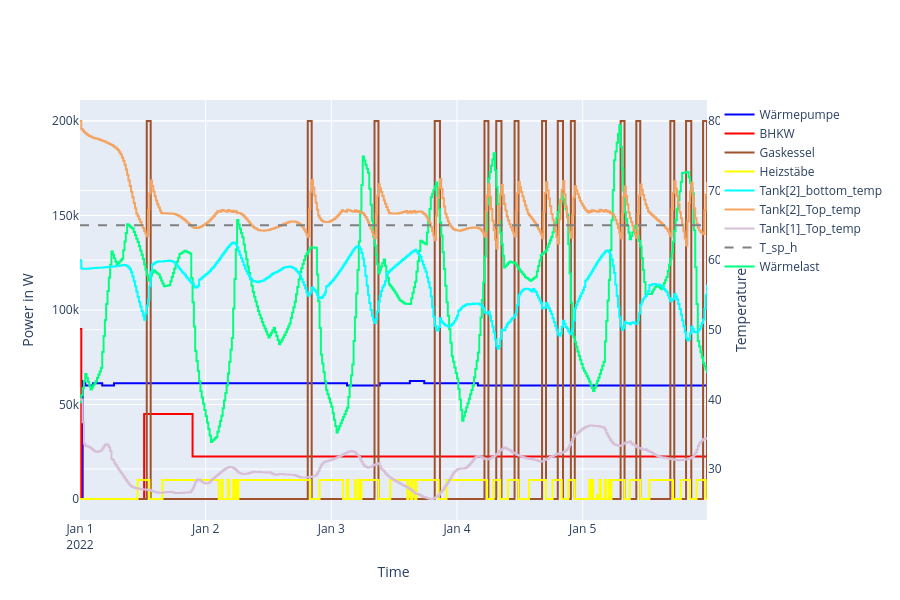

Write notebook code for a chart like this one.
### Code cell
fig = go.Figure()

# ----------------------------------------------------------------Power plots---------------------------------------------
fig.add_trace(go.Scatter(
    y=df['HP_Q_Supplied'],
    x = df.index,
    mode='lines',
    name='Wärmepumpe',
    line=dict(color='blue', shape="hv")
))

# Second plot (Boiler Simulation)
fig.add_trace(go.Scatter(
    y=df['CHP_P_th'],
    x = df.index,
    mode='lines',
    name='BHKW',
    line=dict(color='red', shape="hv"),
    # yaxis='y2'  # Associate it with a second subplot
))

fig.add_trace(go.Scatter(
    y=df['Boiler_P_th'],
    x = df.index,
    mode='lines',
    name='Gaskessel',
    line=dict(color='sienna', shape="hv"),
    # yaxis='y2'  # Associate it with a second subplot
))

fig.add_trace(go.Scatter(
    # y=df['Heating rods total'], # controller heating rod, might delete later
    y=df['HWT2_hr1_P_th'],
    x = df.index,
    mode='lines',
    name='Heizstäbe',
    line=dict(color='yellow', shape="hv"),
    # yaxis='y2'  # Associate it with a second subplot
))
#----------------------------------------------------------------Temp plots-----------------------------------------------------------


fig.add_trace(go.Scatter(
    y=df['HWT2_sensor0_T'],
    x = df.index,
    mode='lines',
    name='Tank[2]_bottom_temp',
    line=dict(color='cyan', shape="hv"),
    yaxis='y2'  
))

fig.add_trace(go.Scatter(
    y=df['HWT2_sensor2_T'],
    x = df.index,
    mode='lines',
    name='Tank[2]_Top_temp',
    line=dict(color='sandybrown', shape="hv"),
    yaxis='y2'  
))

fig.add_trace(go.Scatter(
    y=df['HWT1_sensor2_T'],
    x = df.index,
    mode='lines',
    name='Tank[1]_Top_temp',
    line=dict(color='thistle', shape="hv"),
    yaxis='y2'  
))

fig.add_trace(go.Scatter(
    x=[df.index.min(), df.index.max()],  
    y=[65, 65],  # Constant y-value
    mode="lines",
    name="T_sp_h",
    line=dict(color="grey", dash="dash"),
    yaxis="y2"  
))

#---------------------------------------------------------------Heat Demand in KW-----------------------------------------------------

fig.add_trace(go.Scatter(
    y=df['Heat Demand [KW]']*1000,
    x = df.index,
    mode='lines',
    name='Wärmelast',
    line=dict(color='springgreen', shape="hv"),
    yaxis='y1'  
))


# --------------------------------------------------------------Chp uptime plots -------------------------------------
# fig.add_trace(go.Scatter(
#     y=df['CHPSim-0.CHP_0-chp_uptime'],
#     x = df.index,
#     mode='lines',
#     name='chp uptime',
#     line=dict(color='cyan', shape="hv"),
#     yaxis='y3'  # Associate it with a second subplot
# ))

# fig.add_trace(go.Scatter(
#     y=df['CHPSim-0.CHP_0-chp_uptime'],
#     x = df.index,
#     mode='lines',
#     name='chp uptime from controller',
#     line=dict(color='lime', shape="hv"),
#     yaxis='y3'  # Associate it with a second subplot
# ))
#------------------------------------------------------------------------------------------------------

fig.update_layout(
    height=600,  # Total height of the figure
    showlegend=True,
    xaxis=dict(title='Time'),
    yaxis=dict(title='Power in W'),
    yaxis2=dict(
        title='Temperature',
        overlaying='y',  # Overlay y-axis for second subplot
        side='right',
        anchor='free',
        position=1
    ),
    yaxis3 = dict(title='uptime in minutes',
        overlaying='y',  # Overlay y-axis for second subplot
        side='right',
        anchor='free',
        position=1)
)

### Figure 1 — Plotly figure (JSON) as saved in the notebook; plotly's stock layout.template omitted (floating-point values rounded to 4 significant figures; data arrays with more than 128 entries replaced by an {"elided": "..."} marker saying what was removed)
{"data": [{"line": {"color": "blue", "shape": "hv"}, "mode": "lines", "name": "Wärmepumpe", "type": "scatter", "x": {"elided": "480 str values"}, "y": {"elided": "480 int values"}}, {"line": {"color": "red", "shape": "hv"}, "mode": "lines", "name": "BHKW", "type": "scatter", "x": {"elided": "480 str values"}, "y": {"elided": "480 int values"}}, {"line": {"color": "sienna", "shape": "hv"}, "mode": "lines", "name": "Gaskessel", "type": "scatter", "x": {"elided": "480 str values"}, "y": {"elided": "480 int values"}}, {"line": {"color": "yellow", "shape": "hv"}, "mode": "lines", "name": "Heizstäbe", "type": "scatter", "x": {"elided": "480 str values"}, "y": {"elided": "480 int values"}}, {"line": {"color": "cyan", "shape": "hv"}, "mode": "lines", "name": "Tank[2]_bottom_temp", "type": "scatter", "x": {"elided": "480 str values"}, "y": {"elided": "480 float values"}, "yaxis": "y2"}, {"line": {"color": "sandybrown", "shape": "hv"}, "mode": "lines", "name": "Tank[2]_Top_temp", "type": "scatter", "x": {"elided": "480 str values"}, "y": {"elided": "480 float values"}, "yaxis": "y2"}, {"line": {"color": "thistle", "shape": "hv"}, "mode": "lines", "name": "Tank[1]_Top_temp", "type": "scatter", "x": {"elided": "480 str values"}, "y": {"elided": "480 float values"}, "yaxis": "y2"}, {"line": {"color": "grey", "dash": "dash"}, "mode": "lines", "name": "T_sp_h", "type": "scatter", "x": ["2022-01-01T00:00:00", "2022-01-05T23:45:00"], "y": [65, 65], "yaxis": "y2"}, {"line": {"color": "springgreen", "shape": "hv"}, "mode": "lines", "name": "Wärmelast", "type": "scatter", "x": {"elided": "480 str values"}, "y": {"elided": "480 float values"}, "yaxis": "y"}], "layout": {"height": 600, "showlegend": true, "xaxis": {"title": {"text": "Time"}}, "yaxis": {"title": {"text": "Power in W"}}, "yaxis2": {"anchor": "free", "overlaying": "y", "position": 1, "side": "right", "title": {"text": "Temperature"}}, "yaxis3": {"anchor": "free", "overlaying": "y", "position": 1, "side": "right", "title": {"text": "uptime in minutes"}}}}
